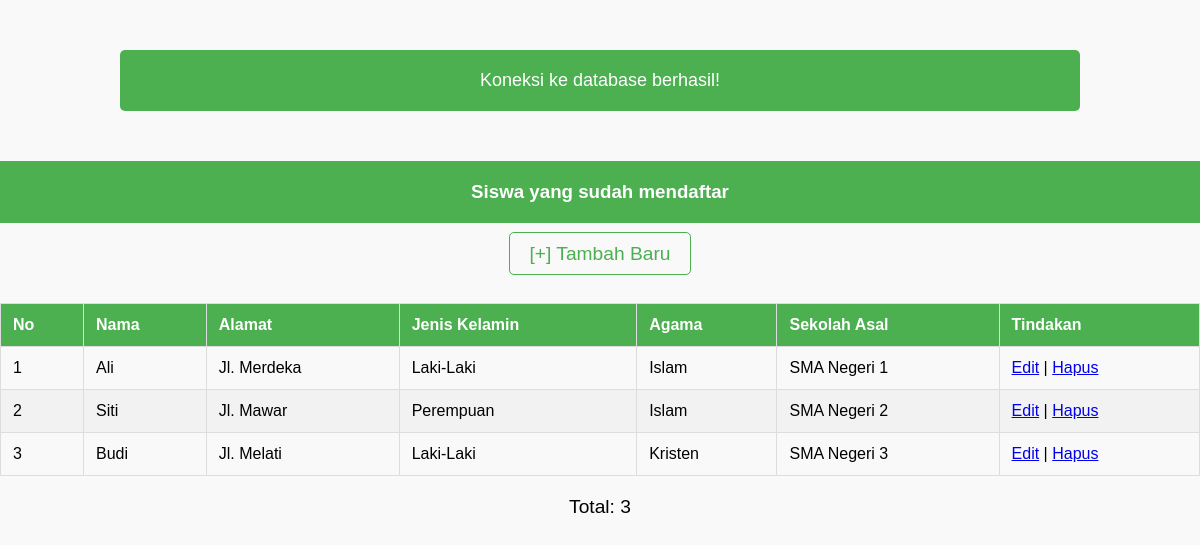
Page /list-siswa.php on the committed database.
### tables this page shows
CREATE TABLE `calon_siswa` (
    `id` INT NOT NULL AUTO_INCREMENT,
    `nama` VARCHAR(64) NOT NULL,
    `alamat` VARCHAR(255) NOT NULL,
    `jenis_kelamin` VARCHAR(16) NOT NULL,
    `agama` VARCHAR(16) NOT NULL,
    `sekolah_asal` VARCHAR(64) NOT NULL,
    `id_pegawai` INT NOT NULL,
    PRIMARY KEY (`id`),
    FOREIGN KEY (`id_pegawai`) REFERENCES `pegawai`(`id_pegawai`)
    ON DELETE CASCADE ON UPDATE CASCADE
);

### list-siswa.php (the view, shortened to what this page needs)
<?php include("config.php"); ?>
<!DOCTYPE html>
<html lang="id">
<head>
</head>
<body>
<header>
    <h3>Siswa yang sudah mendaftar</h3>
</header>
<nav>
    <a href="form-daftar.php">[+] Tambah Baru</a>
</nav>
<br>
<table>
    <thead>
        <tr>
            <th>No</th>
            <th>Nama</th>
            <th>Alamat</th>
            <th>Jenis Kelamin</th>
            <th>Agama</th>
            <th>Sekolah Asal</th>
            <th>Tindakan</th>
        </tr>
    </thead>
    <tbody>
        <?php
        $sql = "SELECT * FROM calon_siswa";
        $query = mysqli_query($db, $sql);
        while($siswa = mysqli_fetch_array($query)){
            echo "<tr>";
            echo "<td>".$siswa['id']."</td>";
            echo "<td>".$siswa['nama']."</td>";
            echo "<td>".$siswa['alamat']."</td>";
            echo "<td>".$siswa['jenis_kelamin']."</td>";
            echo "<td>".$siswa['agama']."</td>";
            echo "<td>".$siswa['sekolah_asal']."</td>";
            echo "<td>";
            echo "<a href='form-edit.php?id=".$siswa['id']."'>Edit</a> | ";
            echo "<a href='hapus.php?id=".$siswa['id']."'>Hapus</a>";
            echo "</td>";
            echo "</tr>";
        }
        ?>
    </tbody>
</table>
<p class="total">Total: <?php echo mysqli_num_rows($query) ?></p>
</body>
</html>

### config.php (shortened to what this page needs)
<?php
$server = "localhost";
$user = "root";
$password = "";
$nama_database = "pendaftaran_siswa";
$db = mysqli_connect($server, $user, $password, $nama_database);
?>
<!DOCTYPE html>
<html lang="id">
<head>
</head>
<body>
    <div class="container">
        <?php if ($db): ?>
            <div class="success-message">
                Koneksi ke database berhasil!
            </div>
        <?php endif; ?>
    </div>
</body>
</html>

### config.php (style rules this page uses)
body { font-family: Arial, sans-serif; background-color: #f4f4f4; margin: 0; padding: 0; }
.container { width: 80%; margin: 50px auto; text-align: center; }
.success-message, .error-message { padding: 20px; border-radius: 5px; color: white; font-size: 18px; margin: 20px 0; }
.success-message { background-color: #4CAF50; }

### list-siswa.php (style rules this page uses)
body { font-family: Arial, sans-serif; background-color: #f9f9f9; margin: 0; padding: 0; }
header { background-color: #4CAF50; color: white; padding: 20px; text-align: center; }
header h3 { margin: 0; }
nav { text-align: center; margin-top: 20px; }
nav a { text-decoration: none; color: #4CAF50; font-size: 1.2em; padding: 10px 20px; border-radius: 5px; border: 1px solid #4CAF50; margin: 0 10px; transition: background-color 0.3s; }
table { width: 100%; margin: 20px auto; border-collapse: collapse; }
table, th, td { border: 1px solid #ddd; }
th, td { padding: 12px; text-align: left; }
th { background-color: #4CAF50; color: white; }
tr:nth-child(even) { background-color: #f2f2f2; }
.total { text-align: center; font-size: 1.2em; margin-top: 20px; }

### rows in the picture
calon_siswa: id "1", nama "Ali", alamat "Jl. Merdeka", jenis_kelamin "Laki-Laki", agama "Islam", sekolah_asal "SMA Negeri 1"
calon_siswa: id "2", nama "Siti", alamat "Jl. Mawar", jenis_kelamin "Perempuan", agama "Islam", sekolah_asal "SMA Negeri 2"
calon_siswa: id "3", nama "Budi", alamat "Jl. Melati", jenis_kelamin "Laki-Laki", agama "Kristen", sekolah_asal "SMA Negeri 3"

### other values in the picture
mysqli_num_rows($query) "3"
